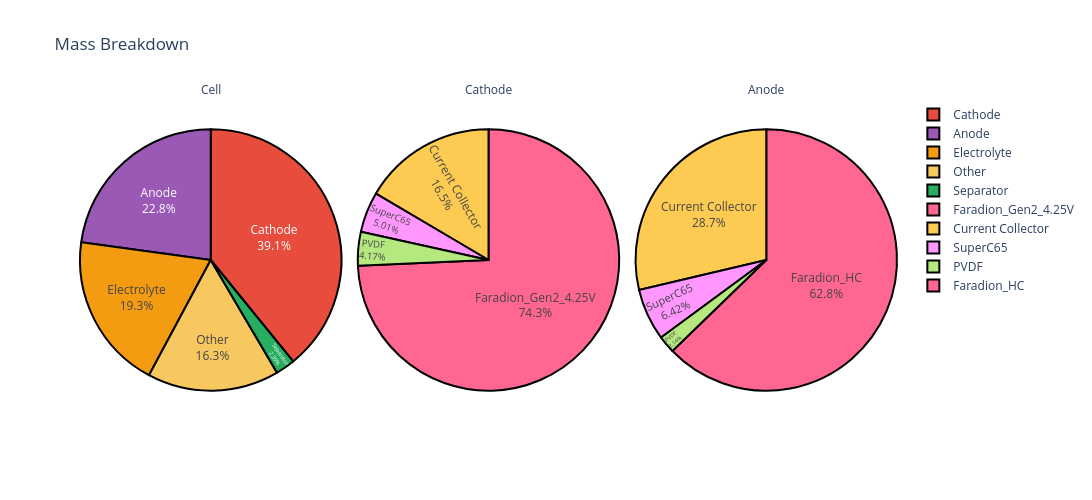

The code cell stored with this chart in its notebook:
### Code cell
figure = cell.get_mass_breakdown_plot(width=1200, height=500)
figure.show()

### Figure 1 — Plotly figure (JSON) as saved in the notebook; plotly's stock layout.template omitted (floating-point values rounded to 4 significant figures)
{"data": [{"customdata": [["Electrolyte"], ["Other"], ["Cathode"], ["Anode"], ["Separator"]], "domain": {"x": [0, 0.32], "y": [0, 1]}, "hovertemplate": "level=Cell<br>component=%{customdata[0]}<br>mass=%{value}<extra></extra>", "labels": ["Electrolyte", "Other", "Cathode", "Anode", "Separator"], "legendgroup": "", "marker": {"colors": ["#F39C12", "#F6C85F", "#E74C3C", "#9B59B6", "#27AE60"], "line": {"color": "#000000", "width": 2}}, "name": "", "showlegend": true, "textinfo": "percent+label", "textposition": "inside", "type": "pie", "values": [155.2, 130.8, 314.1, 183.2, 19.19]}, {"customdata": [["Faradion_Gen2_4.25V"], ["PVDF"], ["SuperC65"], ["Current Collector"]], "domain": {"x": [0.34, 0.66], "y": [0, 1]}, "hovertemplate": "level=Cathode<br>component=%{customdata[0]}<br>mass=%{value}<extra></extra>", "labels": ["Faradion_Gen2_4.25V", "PVDF", "SuperC65", "Current Collector"], "legendgroup": "", "marker": {"colors": ["#FF6692", "#B6E880", "#FF97FF", "#FECB52"], "line": {"color": "#000000", "width": 2}}, "name": "", "showlegend": true, "textinfo": "percent+label", "textposition": "inside", "type": "pie", "values": [233.2, 13.1, 15.72, 51.83]}, {"customdata": [["Faradion_HC"], ["PVDF"], ["SuperC65"], ["Current Collector"]], "domain": {"x": [0.68, 1.0], "y": [0, 1]}, "hovertemplate": "level=Anode<br>component=%{customdata[0]}<br>mass=%{value}<extra></extra>", "labels": ["Faradion_HC", "PVDF", "SuperC65", "Current Collector"], "legendgroup": "", "marker": {"colors": ["#FF6692", "#B6E880", "#FF97FF", "#FECB52"], "line": {"color": "#000000", "width": 2}}, "name": "", "showlegend": true, "textinfo": "percent+label", "textposition": "inside", "type": "pie", "values": [115.0, 3.919, 11.76, 52.56]}], "layout": {"annotations": [{"font": {}, "showarrow": false, "text": "Cell", "x": 0.16, "xanchor": "center", "xref": "paper", "y": 1, "yanchor": "bottom", "yref": "paper"}, {"font": {}, "showarrow": false, "text": "Cathode", "x": 0.5, "xanchor": "center", "xref": "paper", "y": 1, "yanchor": "bottom", "yref": "paper"}, {"font": {}, "showarrow": false, "text": "Anode", "x": 0.84, "xanchor": "center", "xref": "paper", "y": 1, "yanchor": "bottom", "yref": "paper"}], "height": 500, "legend": {"tracegroupgap": 0}, "title": {"text": "Mass Breakdown"}, "width": 1200}}
